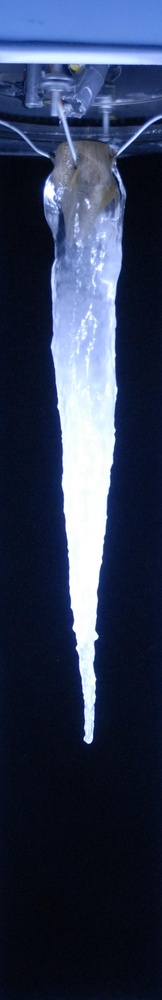
#> input picture Icicle_test.jpg, 162 x 1000 px, shrunk from 588 x 3640 before the run
$ python Edge_Check.py
#> lines starting #> are read from the running program, lines starting #| are printed output that depends on the picture; after the words box and inside, x2 and y2 are one past the last pixel; in counts of white or black regions, pixels touching at a corner belong together
### Edge_Detect.py
'''
ELSA Icicle Edge Detection Script designed to find the left and right edges of the icicle using OpenCV.
Performed using OpenCV thresholding then analyzing difference in brightness values of threshold.
There is only one function in this script, EdgeDetect. Use help(EdgeDetect) for more details.
'''
#Import required libraries
import cv2 as cv
import sys
import numpy as np


def EdgeDetect(imageloc,threshold=110,kernalsize=3,bound=20):
    '''
    ELSA Edge Detection Function. Takes the following arguments:

    imageloc as string: relative path to the icicle image for processing.
    threshold as int: Brightness threshold for OpenCV Thresholding. Defaults to 110.
    kernalsize as int: Kernal Size for OpenCV Blurring. Defaults to 3.
    bound as int: Upper and lower bounds for edge detection (relative to threshold) using OpenCV Canny. Defaults to 20.
    And returns the following:

    leftedge as list: Pixel locations for left icicle edge, from base to tip
    rightedge as list: Pixel locations for right icicle edge, from base to tip
    '''
#> called with imageloc = 'Icicle_test.jpg', threshold = 110, kernalsize = 3, bound = 20
    #Contract kernal size variable for ease of use
    k=kernalsize

    #Calculate lbound and ubound using threshold and bound.
    lbound = max(0,threshold-bound)
    ubound = min(255,threshold+bound)

    #Try reading the image file, returning an error if read fails
    try:
        img = cv.imread(filename = imageloc,flags = cv.IMREAD_GRAYSCALE)
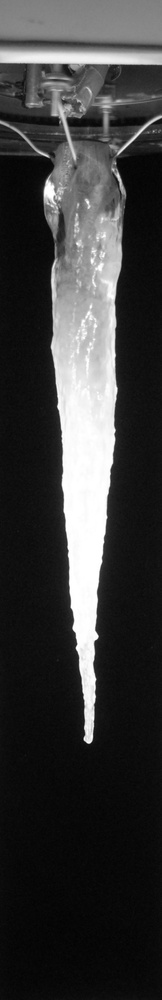
#> img: shape (1000, 162); min 2, max 255, mean 58.4
    except:
        return str("No compatible image found at ",imageloc)

    #Gaussian Blur the icicle image
    blurred = cv.GaussianBlur(src = img, ksize = (k, k), sigmaX = 0.1)

    #Brightness threshold the blurred image to calculate outside edges.
    (t, mask) = cv.threshold(src = blurred, thresh = threshold, maxval = 255,type = cv.THRESH_BINARY)
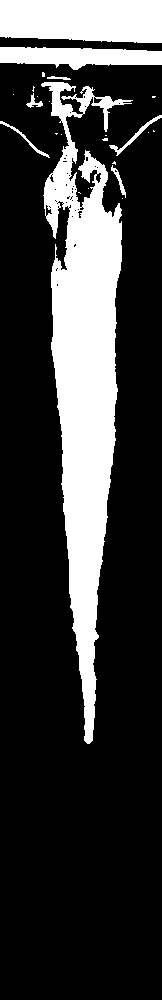
#> mask: shape (1000, 162); 22.5% white; 24 white regions (16 under 20 px), largest, box (x1, y1, x2, y2) and area: (41, 82, 133, 744) 26598, (0, 0, 162, 43) 6524, (0, 47, 162, 70) 2627
#> t = 110
    edges = cv.Canny(mask,lbound,ubound)
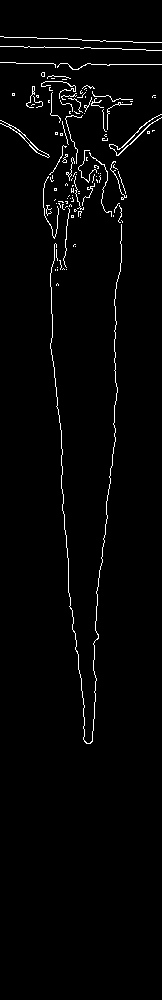
#> edges: shape (1000, 162); 2.1% white in thin lines or dots, all inside (x1, y1, x2, y2) = (0, 36, 162, 744)

    #Initialize arrays for optimal memory usage.
    leftedge = list(np.zeros(len(edges)))
#> leftedge = 1000 values from 0 to 0
    rightedge = list(np.zeros(len(edges)))
#> rightedge = 1000 values from 0 to 0

    #Create ints for missed pixels (pixels where no edges can be found) and the ending pixel of the icicle.
    missedpix = 0
    endpix = 0

    #Iterate over the height of the image
    for i in range(0,len(edges)):

        #Check if 2 or more pixels have been missed
        if missedpix < 2:
            #If not, try to find the next edge, and save the pixels to the arrays
            try:
                edgedetection = np.nonzero(edges[i])[0]
                leftedge[i] = edgedetection[0]
                rightedge[i]= edgedetection[-1]
            #If fails, consider this a "missed" pixel
            except:
                missedpix += 1
                endpix = i
        #If 2 or more pixels have been missed, then stop iterating, since this is likely the end of the icicle.
        else:
            break
#> this loop made 3 passes
#> (missedpix, endpix) on passes 1 to 2: (1, 0), (2, 1)
#> after the loop, missedpix = 2

    #Remove array elements beyond the end of the icicle so the image can be easily reversed
    del leftedge[endpix-1:]
    del rightedge[endpix-1:]

    #Return the calculated edges
    return leftedge,rightedge

### Edge_Check.py
"""
This script gives a visualized comparison between data
from the EdgeDetecion and the real image. Just change
the file name below and run the code. It assumes the
tip of icicle is pointing downward in the image. The
code is tested in Jupyter Notebook.
"""

# Note: '.png' or '.jpg' extension is required
fileName = 'Icicle_test.jpg'


#######################################################


import matplotlib.pyplot as plt
import numpy as np
from scipy import ndimage
import imageio as io
from Edge_Detect import EdgeDetect


# Get edge data
left, right = EdgeDetect(fileName)
#> left = []; right = []

x = np.arange(0,len(left))
#> x = empty array

# Read the image and rotate by 90 degree
img = io.imread(fileName)
#> img: shape (1000, 162, 3)
tr = ndimage.rotate(img,90)
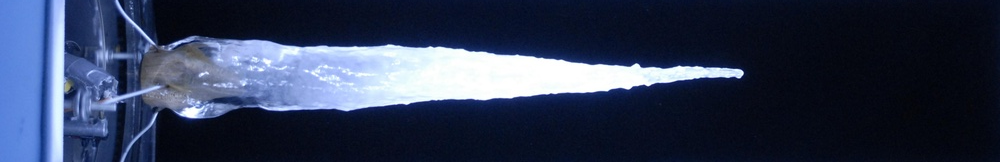
#> tr: shape (162, 1000, 3); mean R, G, B 48.2, 58.6, 84.1

# Flip the image upside down
tr_ud = np.flipud(tr)
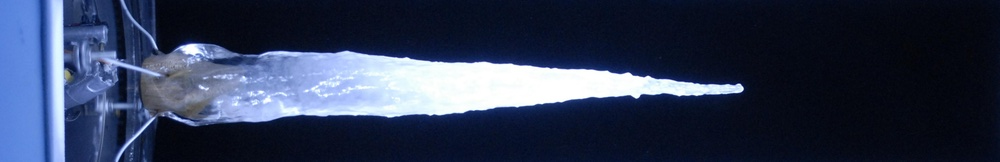
#> tr_ud: shape (162, 1000, 3); mean R, G, B 48.2, 58.6, 84.1

# Use the sizes of the image as dimensions of the figure
x_size, y_size, channel = img.shape
#> x_size = 1000; y_size = 162; channel = 3
fig, ax = plt.subplots(figsize=(x_size/100, y_size/100))

# Show the image
ax.imshow(tr_ud, origin='lower')

# Plot the data
plt.plot(x, right)
plt.plot(x, left)
plt.show()
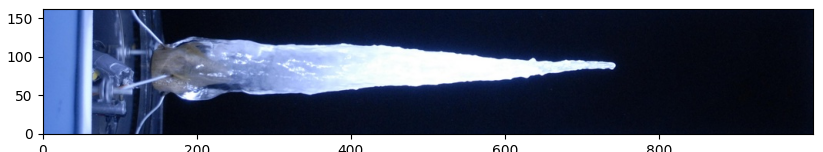
#> figure drawn by matplotlib, 1 panel
